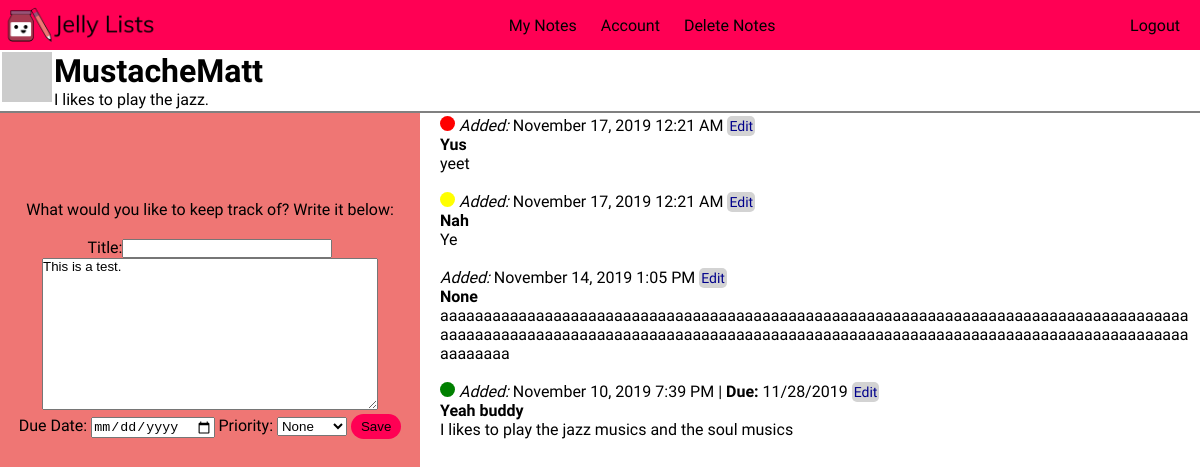
The app's page /mynotes?noteID=1 (signed in) with its own data.
### app/models.py (models this page shows, shortened)
class User(UserMixin, db.Model):
    id = db.Column(db.Integer, primary_key=True)
    username = db.Column(db.String(64), index=True, unique=True)
    email = db.Column(db.String(120), index=True, unique=True)
    password_hash = db.Column(db.String(128))
    about_me = db.Column(db.String(140))
    notes = db.relationship('Note', backref='author', lazy='dynamic')
    def get_notes(self):
        return Note.query.filter(Note.user_id == self.id).order_by(
            Note.timestamp.desc())
    def get_note_count(self):
        return Note.query.filter(Note.user_id == self.id).count()
    def avatar(self, size):
        digest = md5(self.email.lower().encode('utf-8')).hexdigest()
        return 'https://www.gravatar.com/avatar/{}?d=monsterid&s={}'.format(
            digest, size)

class Note(db.Model):
    id = db.Column(db.Integer, primary_key=True)
    body = db.Column(db.String)
    timestamp = db.Column(db.DateTime, index=True, default=datetime.utcnow)
    due_date = db.Column(db.DateTime, index=True)
    user_id = db.Column(db.Integer, db.ForeignKey('user.id'))
    priority = db.Column(db.Integer, default=0)
    title= db.Column(db.String)

### app/routes.py (the view, shortened to what this page needs)
@app.route('/mynotes', methods=['GET', 'POST'])
@login_required
def mynotes():
    form = NoteForm()
    noteID = request.args.get('noteID')
    if form.validate_on_submit() and noteID is None:
        if 'submit' in request.form:
            note = Note(body=form.note.data, due_date=form.due_date.data, author=current_user, priority=form.priorityLevel.data, title=form.title.data) #changed
            db.session.add(note)
            db.session.commit()
        return redirect(url_for('mynotes'))
    notes = current_user.get_notes().all()
    noteData = Note.query.filter_by(id=noteID).first()
    if noteID is not None:
        form.note.data = noteData.body
        form.due_date.data = noteData.due_date
        form.priorityLevel.data = noteData.priority
        form.title.data = noteData.title
    return render_template('mynotes.html', form=form, notes=notes)

### app/forms.py (shortened to what this page needs)
class NoteForm(FlaskForm):
    note = TextAreaField(validators=[DataRequired()]) #body
    due_date = DateField('Due Date', format='%m/%d/%Y', validators=[Optional()])
    priorityLevel = SelectField('Priority', choices=[(0,'None'),(1,'Low'),(2,'Medium'),(3,'High')], coerce=int)
    submit = SubmitField('Save')
    title = StringField(validators=[Optional()])

### app/models.py (called while the page is built)
@login.user_loader
def load_user(id):
    return User.query.get(int(id))

### app/templates/mynotes.html (shortened to what this page needs)
<!DOCTYPE html>
<html>
<head>
    <link type="text/css" rel="stylesheet" href="/static/style.css">
</head>
<body id="note_body">
    <header>
        <a href="homepage"><img src="static/JamNotJelly_Logo_text.png" alt="Jam Not Jelly's Jelly Lists" id="nav_logo"></a>
        <ul class="nav_links">
            {% if current_user.is_authenticated %}
                <li><a class="nav_content" href="mynotes">My Notes</a></li>
                <li><a class="nav_content" href="account">Account</a></li>
                {% if current_user.get_note_count() > 0 %}
                    <li><a class="nav_content" href="delete-notes">Delete Notes</a></li>
                {% endif %}
            {% endif %}
        </ul>
        <ul class="nav_links" id="right_links">
            {% if current_user.is_anonymous %}
            <li><a href="{{ url_for('login') }}">Login</a></li> |
            <li><a class="nav_content" href="register">Sign Up</a></li>
            {% else %}
            <li><a href="{{ url_for('logout') }}">Logout</a></li>
            {% endif %}
        </ul>
    </header>
    <div id="note_body">
        {% if current_user.is_authenticated %}
        <table>
                <tr valign="top">
                    <td><img src="{{ current_user.avatar(128) }}" id="note_avatar"></td>
                    <td>
                        <h1>{{ current_user.username }}</h1>
                        {% if current_user.about_me %}<p>{{ current_user.about_me }}</p>{% endif %}
                    </td>
                </tr>
        </table>
        {% endif %}
        <form action="" method="post" id="notes">
            <div id="left_side">
                <div id="note_input">
                    <p>What would you like to keep track of? Write it below:</p><br>
                    <p>Title:{{form.title(style= "width:50%;", id="title_textbox")}}</p>
                    {{ form.note(style="width: 80%;",rows=10, id="note_textbox") }}<br>
                    <p>Due Date: {{ form.due_date(placeholder="mm/dd/yyyy") }}
                    Priority: {{form.priorityLevel()}}
					{{ form.submit(id="note_submit") }}
                    </p>
                </div>
            </div>
            <ul id="note_list">
                {% for note in notes %}
                    <li>
						{% if note.priority == 0 %} <span class="dot0"><span class="tooltiptext">No Priority</span></span>
						{% elif note.priority == 1 %}  <span class="dot1"><span class="tooltiptext">Low Priority</span></span>
						{% elif note.priority == 2 %} <span class="dot2"><span class="tooltiptext">Medium Priority</span></span>
						{% elif note.priority == 3 %} <span class="dot3"><span class="tooltiptext">High Priority</span></span>
						{% endif %}
                        <i>Added: </i>{{ moment(note.timestamp).format("LLL") }}
                            {% if note.due_date %}
                                | <b>Due: </b>{{ note.due_date.strftime('%m/%d/%Y') }}
                            {% endif %}
                            <a style="color: darkblue; background-color: lightgrey; padding: 2px; font-size: 14px; border-radius: 5px" href="?noteID={{note.id}}">Edit</a>
                        <br>
                        <span style="font-weight: bold;">{{note.title}}</span> <br>
                        {{ note.body }}<br>
				</li><br>
                {% endfor %}
            </ul>
        </form>
    </div>
</body>
</html>

### app/static/style.css (style rules this page uses)
* { box-sizing: border-box; margin: 0; padding: 0; text-decoration: none; }
span[class^="dot"] { height: 15px; width: 15px; border-radius: 50%; display: inline-block; position: relative; }
.dot1 { background-color: green; }
.dot2 { background-color: yellow; }
.dot3 { background-color: red; }
li { list-style: none; }
a { color: black; }
body { width: 100%; height: 100%; font-family: 'Muli', sans-serif; }
header { background-color: #ff0054; color:black; width: 100%; height: 50px; display: flex; justify-content: space-between; align-items: center; }
.nav_links { list-style: none; color: black; }
.nav_links li { display: inline-block; padding: 0 10px; }
.nav_links li a { transition: all 0.5s ease 0s }
#right_links { margin-right: 10px; }
input[type=submit] { padding: 5px 10px; background-color: rgba(239,118,116,1); border: none; border-radius: 20px; cursor: pointer; transition: all 0.5s ease 0s; }
textarea { font-family: Arial, Helvetica, sans-serif; }
#nav_logo { height: 60px; vertical-align: bottom; }
#note_avatar { width: 50px; }
#note_body { height: 100%; }
#notes { position: relative; height: 100%; }
#left_side { background-color: rgba(239,118,116,1); width: 35%; height: 100%; float: left; text-align: center; position: fixed; bottom: 0px; z-index: -3; }
#note_input { margin-left: auto; margin-right: auto; text-align: center; padding-bottom: 5px; padding-top: 200px; }
#note_list { width: 65%; float: right; word-wrap: break-word; padding: 5px; padding-left: 20px; }
#note_body { border-bottom: solid grey 1px; background-color: white; }
#note_submit { background-color: rgba(255, 0, 84, 1) !important; }

### records on screen
User: username "MustacheMatt", about_me "I likes to play the jazz."
Note: timestamp "November 17, 2019 12:21 AM", title "Yus", body "yeet"
Note: timestamp "November 17, 2019 12:21 AM", title "Nah", body "Ye"
Note: timestamp "November 14, 2019 1:05 PM", title "None", body "aaaaaaaaaaaaaaaaaaaaaaaaaaaaaaaaaaaaaaaaaaaaaaaaaaaaaaaaaaaaaaaaaaaaaaaaaaaaaaaaaaaaaaaaaaaaaaaaaaaaaaaaaaaaaaaaaaaaaaaaaaaaaaaaaaaaaaaaaaaaaaaaaaaaaaaaaaaaaaaaaaaaaaaaaaaaaaaaaaaa"
Note: timestamp "November 10, 2019 7:39 PM", due_date "11/28/2019", title "Yeah buddy", body "I likes to play the jazz musics and the soul musics"
